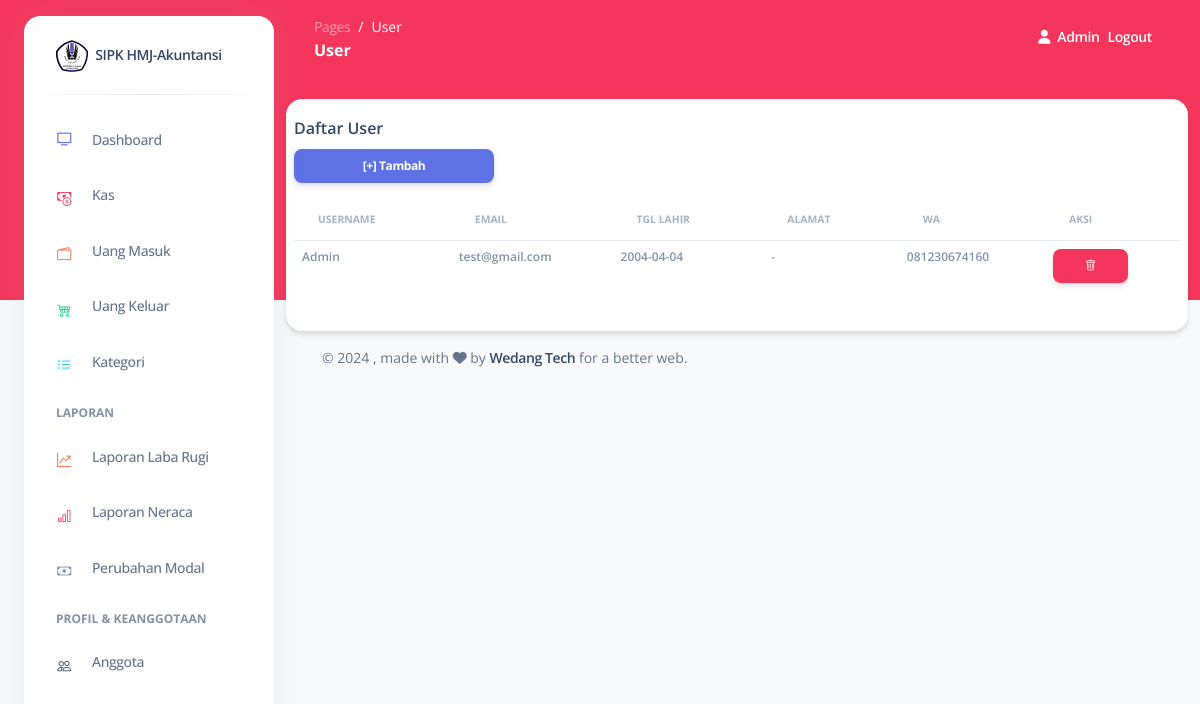
Page /index.php?hal=user (signed in) on the committed database.
### tables this page shows
CREATE TABLE `user` (
  `id_user` int(11) NOT NULL,
  `username` text NOT NULL,
  `email` text NOT NULL,
  `password` text NOT NULL,
  `tgl_lahir` date NOT NULL,
  `alamat` text NOT NULL,
  `wa` varchar(15) NOT NULL,
  `created_at` datetime NOT NULL DEFAULT current_timestamp(),
  `updated_at` datetime NOT NULL DEFAULT '0000-00-00 00:00:00' ON UPDATE current_timestamp()
);

### pages/user.php (the view, shortened to what this page needs)
<div class="row">
    <div class="card shadow p-2 pt-3">
        <h6 class="mb-2">Daftar User</h6>
        <a href="index.php?hal=user&add" style="max-width: 200px;" class="btn-sm btn btn-primary">[+] Tambah</a>
        <div class="table-responsive">
            <table class="table">
                <thead>
                    <tr>
                        <th class="text-uppercase text-secondary text-xxs font-weight-bolder opacity-7">Username</th>
                        <th class="text-uppercase text-secondary text-xxs font-weight-bolder opacity-7">Email</th>
                        <th class="text-uppercase text-secondary text-xxs font-weight-bolder opacity-7">Tgl Lahir</th>
                        <th class="text-uppercase text-secondary text-xxs font-weight-bolder opacity-7">Alamat</th>
                        <th class="text-uppercase text-secondary text-xxs font-weight-bolder opacity-7">WA</th>
                        <th class="text-uppercase text-secondary text-xxs font-weight-bolder opacity-7">Aksi</th>
                    </tr>
                </thead>
                <tbody>
                    <?php
                        $getUser = $con->query("SELECT * FROM user ORDER BY username ASC");
                        foreach($getUser as $data){
                    ?>
                        <tr>
                            <td class="text-secondary text-xs font-weight-bold"><?= $data['username']?></td>
                            <td class="text-secondary text-xs font-weight-bold"><?= $data['email']?></td>
                            <td class="text-secondary text-xs font-weight-bold"><?= $data['tgl_lahir']?></td>
                            <td class="text-secondary text-xs font-weight-bold"><?= $data['alamat']?></td>
                            <td class="text-secondary text-xs font-weight-bold"><?= $data['wa']?></td>
                            <td class="text-secondary text-xs font-weight-bold">
                                <a href="index.php?hal=user&del=<?= $data['id_user']?>" class="btn btn-sm btn-danger">  <i class="bi bi-trash"></i></a>
                            </td>
                        </tr>
                    <?php }?>
                </tbody>
            </table>
        </div>
    </div>
</div>

### rows in the picture
user: username "Admin", email "test@gmail.com", tgl_lahir "2004-04-04", alamat "-", wa "081230674160"

### other values in the picture
str_replace("-", " ", $_GET['hal']) "User"
$_SESSION['admin']['username'] "Admin"
